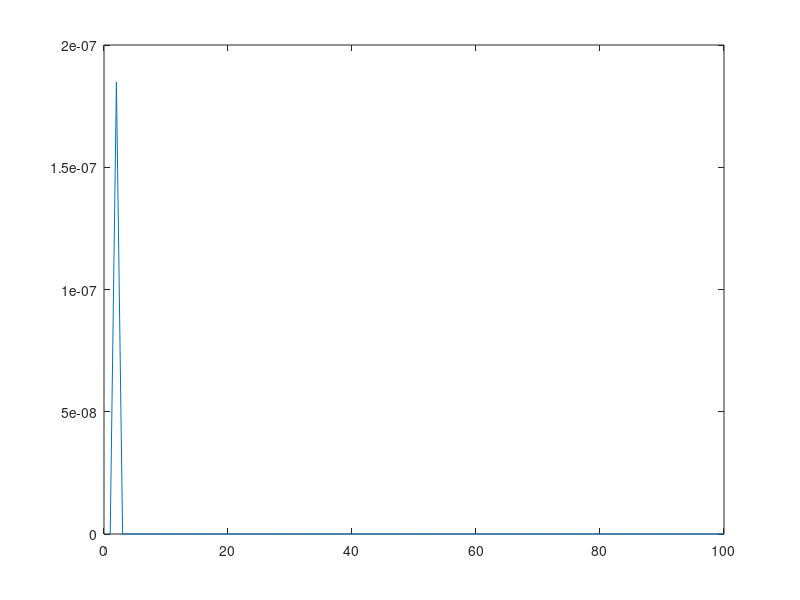
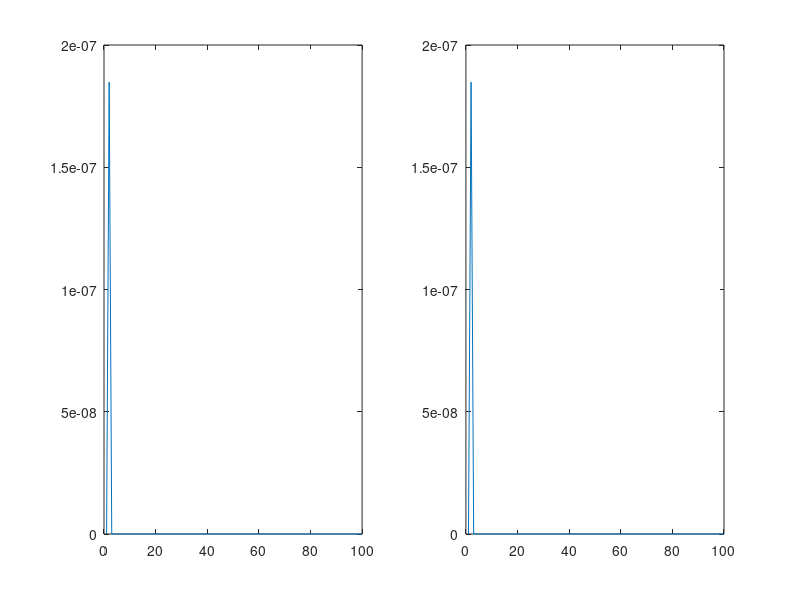

MATLAB code for these plots, in order:
%% 6. Considere a cadeia de Markov com o diagrama de transic¸ao de estados seguinte: 
%% (a) Defina em Matlab a matriz de transic¸ao de estados ˜ T, com Tij sendo a probabilidade de ir do estado
%% j para o estado i num unico passo.
T = [ 0.8   0   0   0.3   0
      0.2  0.6  0   0.2   0
       0   0.3  1    0    0
       0   0.1  0   0.4   0
       0    0   0   0.1   1];
sum(T)

%% (b) Fac¸a um grafico com a probabilidade de, comec¸ando no estado 1, estar no estado 2 ao fim de ´ n
%% passos, com n a variar de 1 ate 100. Justifique o que observa. 
v1 = [1 0 0 0 0]';
n = 1:100;
estado2 = zeros(100,1);
for i = 1:100
    v1 = T*v1;
    estado2(2) = v1(2);
end
figure(1);
plot(n,estado2);
fprintf('alinea b\n');
fprintf('probabilidade de estar no 2: %.10f\n',v1(2));
fprintf('\n');

%% Fac¸a um grafico com a probabilidade de, comec¸ando no estado 1, estar no estado 3 ao fim de ´ n
%% passos. Na mesma figura, fac¸a um segundo grafico com a probabilidade de, comec¸ando no estado ´
%% 1, estar no estado 5 ao fim de n passos. Em ambos os casos, considere n a variar de 1 ate 100. ´
%% Justifique o que observa.
v2 = [1 0 0 0 0]';
estado3 = zeros(100,1);
estado5 = zeros(100,1);

for i = 1:100
    v2 = T*v2;
    estado3(2) = v2(2);
end

v3 = [1 0 0 0 0]';
for i = 1:100
    v3 = T*v3;
    estado5(2) = v3(2);
end

figure(2);
subplot(1,2,1)
plot(n,estado3);
subplot(1,2,2);
plot(n,estado5);
fprintf('alinea c\n');
fprintf('probabilidade de estar no 3: %.10f\n',v1(4));
fprintf('probabilidade de estar no 5: %.10f\n',v2(5));
fprintf('\n');

%% (d) Determine a matriz Q.
T = [0.8    0   0   0.3 0
     0.2    0.6 0.2 0   0
     0      0.1 0.4 0   0
     0      0.3 0   1   0
     0      0   0.1 0   1]
nEstadosAbsorventes = 3;
Q = T(1:nEstadosAbsorventes, 1:nEstadosAbsorventes)

%% (e) Determine a matriz fundamental F
%F = (I-Q) ^ (-1)
%F = (eye(size(Q))-Q) ^ (-1)
F = inv(eye(3)-Q)
%matriz F dá em media a passagem entre estados

%% (f) Qual a media (valor esperado) do n ´ umero de passos at ´ e´ a absorc¸ ` ao comec¸ando no estado 1? E ˜
%% comec¸ando no estado 2? E se comec¸ando no estado 4?
numPassos = sum(F);
passos1 = numPassos(1);
passos2 = numPassos(2);
fprintf('Alinea f)\n');
fprintf('Média de passos até á absorção começando no:\n');
fprintf('Estado 1: %.10f\n',passos1);
fprintf('Estado 2: %.10f\n',passos2);
fprintf('\n');
%% (g) Comec¸ando no estado 1, qual e a probabilidade de absorc¸ ´ ao do estado 3? E do estado 5? Verifique ˜
%% a coerencia destes valores com o que observou na al ˆ ´ınea 6c).
numEstadosNaoAbsorventes = 3;
R = T(numEstadosNaoAbsorventes+1:end, 1:numEstadosNaoAbsorventes);
%R = T(3+1: , 1:3)
B = R * F
